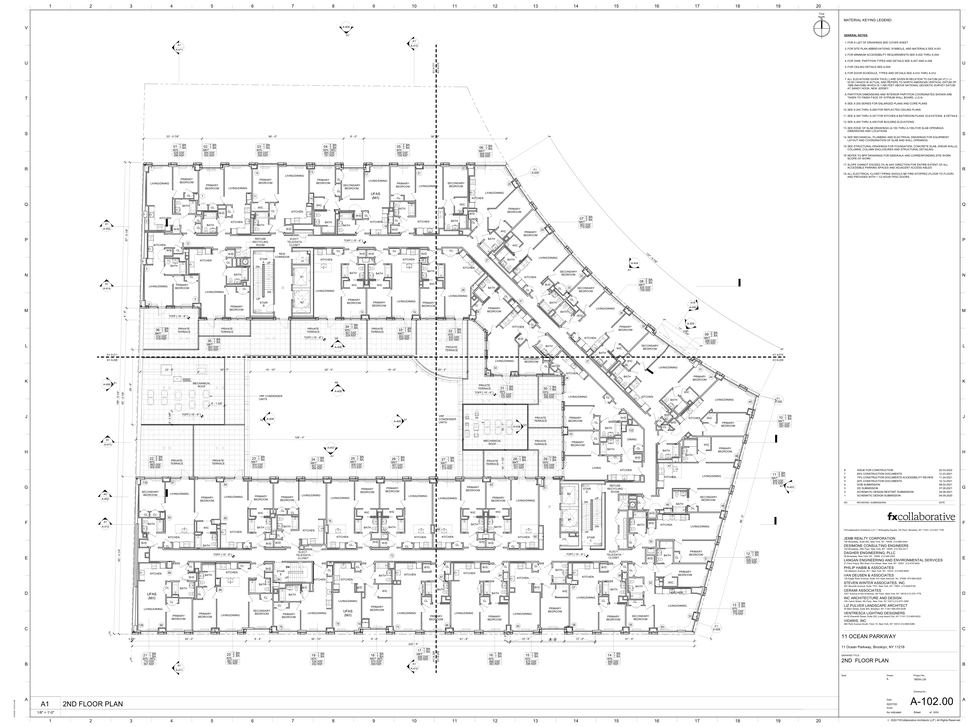
#> input picture tests/fixtures/sample.png, 970 x 727 px, shrunk from 6912 x 5184 before the run
$ python -i detector.py   (imports and definitions only)
#> lines starting #> are read from the running program, lines starting #| are printed output that depends on the picture; after the words box and inside, x2 and y2 are one past the last pixel; in counts of white or black regions, pixels touching at a corner belong together
#> further down, picture is the input picture: shape (727, 970, 3); min 0, max 255, mean 243.8
"""
detector.py — Wall detection pipeline for architectural blueprints.

Approach: Classical CV (no training required).
1. Preprocess: grayscale → denoise → binarize (Otsu with adaptive fallback)
2. Morphology: consolidate wall traces, remove small noise
3. Line extraction: HoughLinesP with length/angle filters
4. Rasterize: draw valid lines onto a clean wall mask
5. Return: annotated image + binary wall mask

Why classical CV here:
- No annotated domain-specific dataset available
- Blueprint symbols differ drastically from natural-image datasets
- OpenCV morphology + Hough is fast, explainable, and tunable
"""

import cv2
import numpy as np
from dataclasses import dataclass
from typing import Optional


@dataclass
class WallDetectionResult:
    annotated_image: np.ndarray     # Original image with wall overlays
    wall_mask: np.ndarray           # Binary mask of detected walls
    wall_segment_count: int         # Number of Hough line segments detected (not architectural wall count)
    wall_segments: list             # List of (x1,y1,x2,y2) tuples


def _load_and_grayscale(image: np.ndarray) -> np.ndarray:
    """
    Convert a BGR image to grayscale.
    Expects BGR input as produced by utils.bytes_to_cv2 (via OpenCV convention).
    """
    if len(image.shape) == 3:
        return cv2.cvtColor(image, cv2.COLOR_BGR2GRAY)
    return image.copy()


def _binarize(gray: np.ndarray) -> np.ndarray:
    """
    Binarize using Otsu. Falls back to adaptive threshold when the image
    histogram is too flat (e.g. yellowed scans, low-contrast PDFs).

    We invert so walls are WHITE and background is BLACK, which is
    the convention expected by morphological operations here.
    """
    # Lightweight denoise for large blueprint images
    denoised = cv2.GaussianBlur(gray, (3, 3), 0)

    # Otsu threshold
    otsu_thresh, binary_otsu = cv2.threshold(
        denoised, 0, 255, cv2.THRESH_BINARY_INV + cv2.THRESH_OTSU
    )
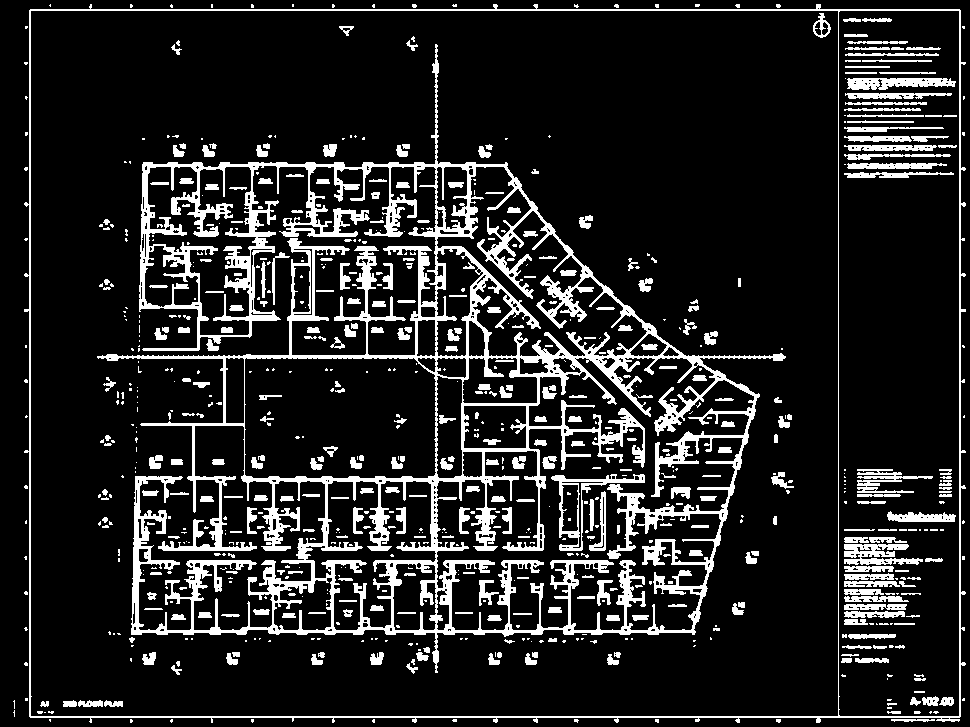
#> binary_otsu: shape (727, 970); 13.9% white; 762 white regions (432 under 20 px), largest, box (x1, y1, x2, y2) and area: (97, 44, 786, 673) 57296, (24, 4, 966, 723) 7766, (551, 474, 645, 551) 1143
#> otsu_thresh = 222

    # Confidence check: Otsu is unreliable when contrast is very low
    # (threshold close to the extremes = bad separation)
    if otsu_thresh < 30 or otsu_thresh > 220:
        # Fallback: adaptive threshold handles uneven illumination better
        binary_adaptive = cv2.adaptiveThreshold(
            denoised, 255,
            cv2.ADAPTIVE_THRESH_GAUSSIAN_C,
            cv2.THRESH_BINARY_INV,
            blockSize=25, C=10
        )
#> binary_adaptive: shape (727, 970); 12.4% white; 1264 white regions (832 under 20 px), largest, box (x1, y1, x2, y2) and area: (131, 160, 760, 649) 25605, (111, 244, 645, 553) 15384, (24, 4, 966, 723) 9472
        return binary_adaptive

    return binary_otsu


def _morphological_cleanup(binary: np.ndarray) -> np.ndarray:
    """
    Consolidate wall traces and suppress noise.

    Steps:
    - Small opening: remove isolated dots/tiny fragments (text pixels, noise)
    - Moderate closing: reconnect dashed or broken wall lines
    - Remove small connected components: eliminates leftover symbols/annotations
    """
    # Remove tiny isolated blobs (e.g. dimension dots, text fragments)
    kernel_open = cv2.getStructuringElement(cv2.MORPH_RECT, (2, 2))
    cleaned = cv2.morphologyEx(binary, cv2.MORPH_OPEN, kernel_open, iterations=1)
#> cleaned: shape (727, 970); 11.7% white; 1211 white regions (703 under 20 px), largest, box (x1, y1, x2, y2) and area: (25, 5, 967, 724) 9321, (410, 163, 761, 433) 5870, (243, 361, 646, 552) 5666

    # Close small gaps in wall lines (broken strokes from scanning)
    kernel_close = cv2.getStructuringElement(cv2.MORPH_RECT, (4, 4))
    cleaned = cv2.morphologyEx(cleaned, cv2.MORPH_CLOSE, kernel_close, iterations=2)
#> cleaned: shape (727, 970); 18.5% white; 120 white regions (27 under 20 px), largest, box (x1, y1, x2, y2) and area: (99, 47, 789, 677) 89016, (27, 6, 970, 727) 31531, (860, 472, 936, 507) 1344

    # Remove connected components that are too small to be walls
    # (text, dimension lines, furniture symbols are usually small blobs)
    num_labels, labels, stats, _ = cv2.connectedComponentsWithStats(cleaned, connectivity=8)
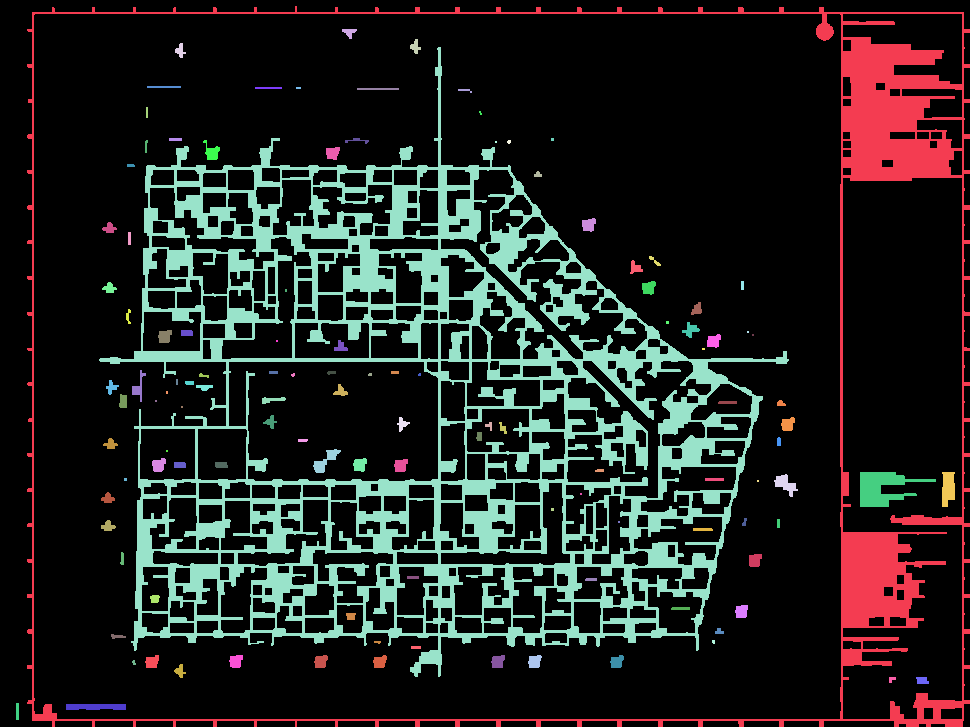
#> labels: shape (727, 970) int32; 121 distinct labels, from 0 to 120; one colour per label, 0 black
#> num_labels = 121; stats = 121 rows, first 6: [0, 0, 970, 727, 575051], [27, 6, 943, 721, 31531], [342, 29, 15, 10, 82], [410, 39, 11, 15, 87], [175, 43, 11, 15, 85], [99, 47, 690, 630, 89016]
    min_component_area = 100  # px² — tunable per dataset
    output = np.zeros_like(cleaned)
    for label in range(1, num_labels):  # skip background (label 0)
        area = stats[label, cv2.CC_STAT_AREA]
        if area >= min_component_area:
            output[labels == label] = 255
#> this loop made 120 passes
#> area on passes 1, 2, 3, 4, 5, 6, 7, 9, 10, 11, 13, 14: 31531, 82, 87, 85, 89016, 68, 54, 84, 28, 22, 39, 53
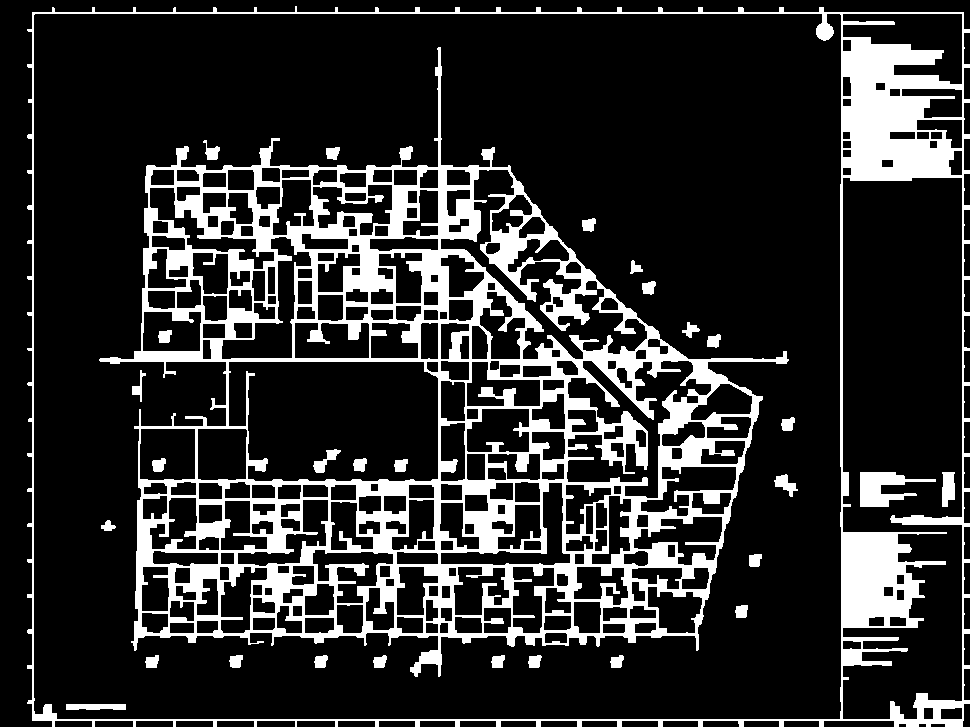
#> output: shape (727, 970); 17.9% white; 30 white regions, largest, box (x1, y1, x2, y2) and area: (99, 47, 789, 677) 89016, (27, 6, 970, 727) 31531, (860, 472, 936, 507) 1344

    return output


def _extract_wall_segments(binary: np.ndarray, original_shape: tuple) -> list:
    """
    Extract wall line segments using HoughLinesP.

    Filters applied:
    - Minimum line length: walls are long; dimension lines and text are short
    - Maximum gap: allows detecting slightly broken wall lines as one segment
    - Angle filter: architectural walls are predominantly horizontal or vertical
      (±15° tolerance). Diagonal elements are usually stairs, ramps, or annots.

    Returns list of (x1, y1, x2, y2) tuples.
    """
#> called with original_shape = (727, 970, 3)
    h, w = original_shape[:2]
    # Scale minimum length relative to image size — avoids hardcoded px values
    min_length = max(40, int(min(h, w) * 0.04))
    max_gap = 20

    lines = cv2.HoughLinesP(
        binary,
        rho=1,
        theta=np.pi / 180,
        threshold=50,
        minLineLength=min_length,
        maxLineGap=max_gap
    )
#> lines = 1212 rows, first 6: [32, 720, 963, 720], [32, 13, 963, 13], [32, 12, 963, 12], [32, 719, 963, 719], [99, 359, 788, 359], [842, 718, 842, 14]

    if lines is None:
        return []

    segments = []
    for line in lines:
        x1, y1, x2, y2 = line[0]
        dx = x2 - x1
        dy = y2 - y1
        angle_deg = abs(np.degrees(np.arctan2(dy, dx)))

        # Keep lines that are mostly horizontal (≈0°) or mostly vertical (≈90°)
        is_horizontal = angle_deg <= 15 or angle_deg >= 165
        is_vertical = 75 <= angle_deg <= 105

        if is_horizontal or is_vertical:
            segments.append((x1, y1, x2, y2))
#> this loop made 1212 passes
#> (x1, y1, x2, y2, dx, dy, angle_deg, is_horizontal) on passes 1 to 3: (32, 720, 963, 720, 931, 0, 0, True), (32, 13, 963, 13, 931, 0, 0, True), (32, 12, 963, 12, 931, 0, 0, True)

    return segments


def _rasterize_segments(segments: list, shape: tuple) -> np.ndarray:
    """
    Draw accepted segments onto a clean binary mask.
    Thickness 3 helps close minor gaps for room segmentation downstream.
    """
#> called with shape = (727, 970, 3)
    mask = np.zeros(shape[:2], dtype=np.uint8)
    for (x1, y1, x2, y2) in segments:
        cv2.line(mask, (x1, y1), (x2, y2), 255, thickness=3)
#> this loop made 1065 passes
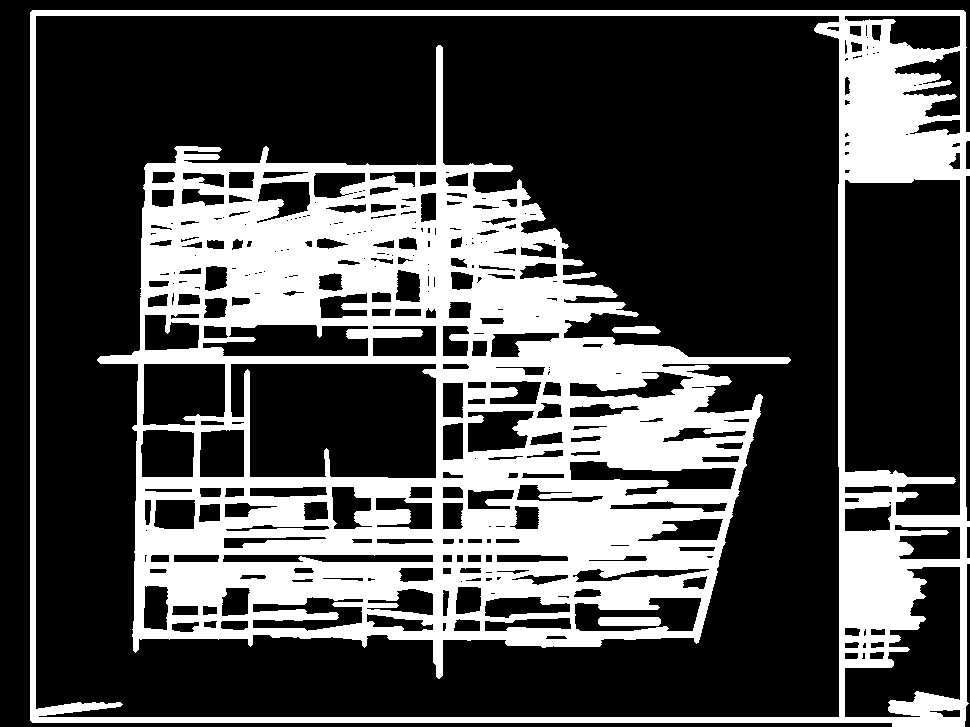
#> mask: shape (727, 970); 29.9% white; 4 white regions, box (x1, y1, x2, y2) and area: (97, 45, 791, 679) 157448, (30, 10, 970, 727) 52527, (598, 617, 661, 626) 555, (612, 326, 661, 334) 317
    return mask


def _annotate_image(image: np.ndarray, segments: list) -> np.ndarray:
    """
    Draw wall overlays on the original image.
    Uses a semi-transparent red overlay so blueprint details remain visible.
    """
    annotated = image.copy()
    overlay = image.copy()

    for (x1, y1, x2, y2) in segments:
        cv2.line(overlay, (x1, y1), (x2, y2), (0, 0, 220), thickness=4)

    # Blend: 60% original + 40% overlay
    cv2.addWeighted(overlay, 0.4, annotated, 0.6, 0, annotated)
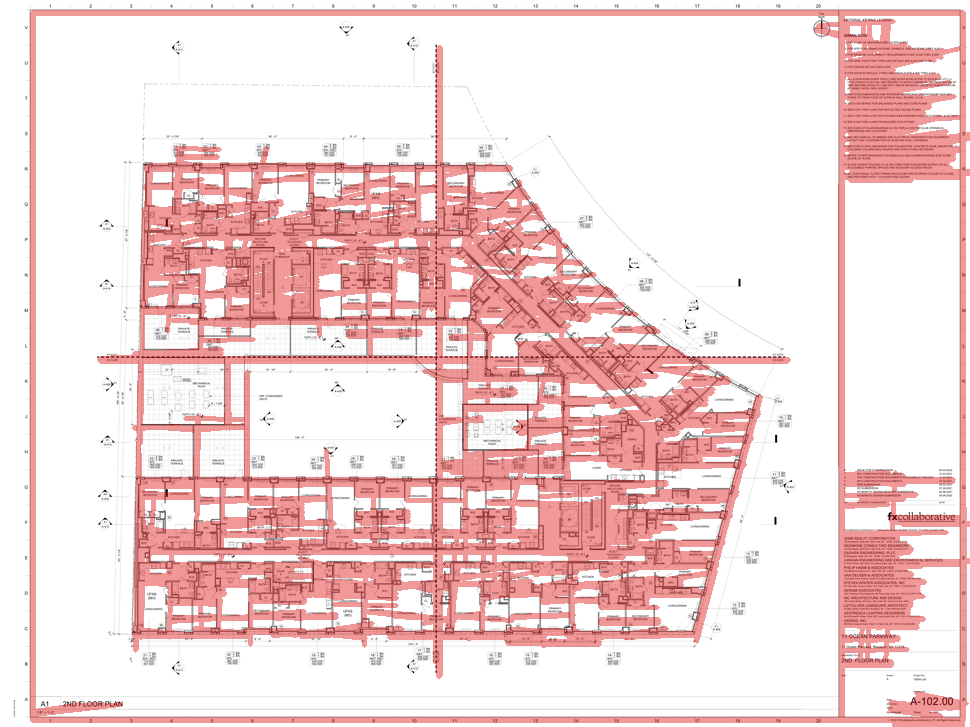
#> annotated: shape (727, 970, 3); mean B, G, R 216.6, 216.6, 242.9

    # Add solid thin line on top for crispness
    for (x1, y1, x2, y2) in segments:
        cv2.line(annotated, (x1, y1), (x2, y2), (0, 0, 200), thickness=2)
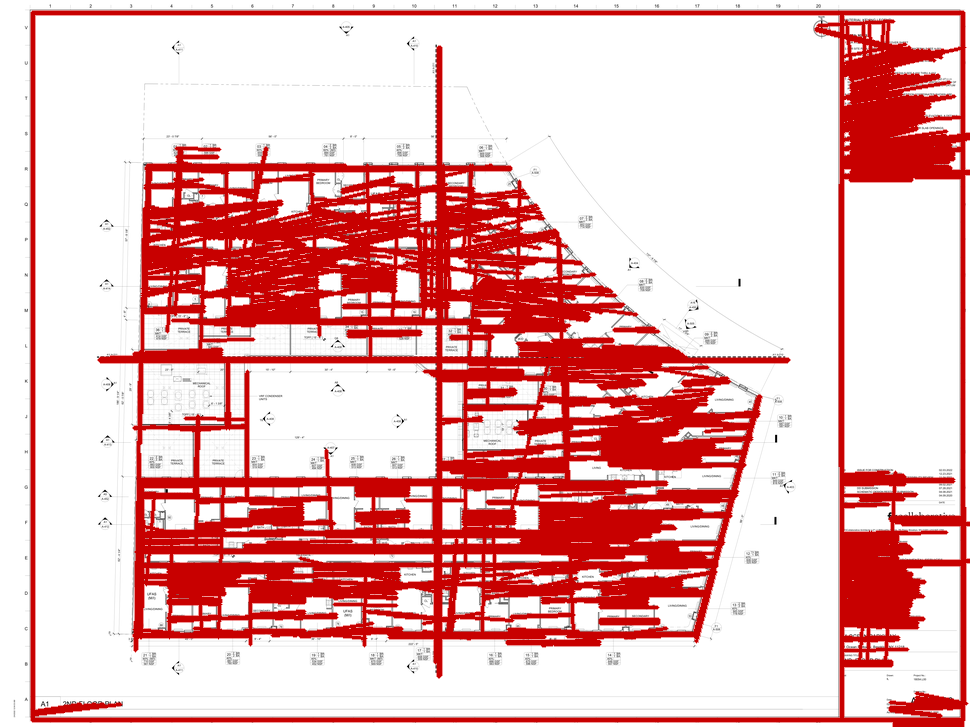
#> annotated: shape (727, 970, 3); mean B, G, R 183.2, 183.2, 236.8

    return annotated


def detect_walls(image: np.ndarray) -> WallDetectionResult:
    """
    Full wall detection pipeline.

    Args:
        image: BGR numpy array (as loaded by cv2.imread or converted from PIL)

    Returns:
        WallDetectionResult with annotated image, wall mask, count, and segments
    """
    gray = _load_and_grayscale(image)
    binary = _binarize(gray)
    cleaned = _morphological_cleanup(binary)
    segments = _extract_wall_segments(cleaned, image.shape)
    wall_mask = _rasterize_segments(segments, image.shape)
    annotated = _annotate_image(image, segments)

    return WallDetectionResult(
        annotated_image=annotated,
        wall_mask=wall_mask,
        wall_segment_count=len(segments),
        wall_segments=segments,
    )

>>> import cv2
>>> picture = cv2.imread('../tests/fixtures/sample.png')
>>> result = detect_walls(picture)
